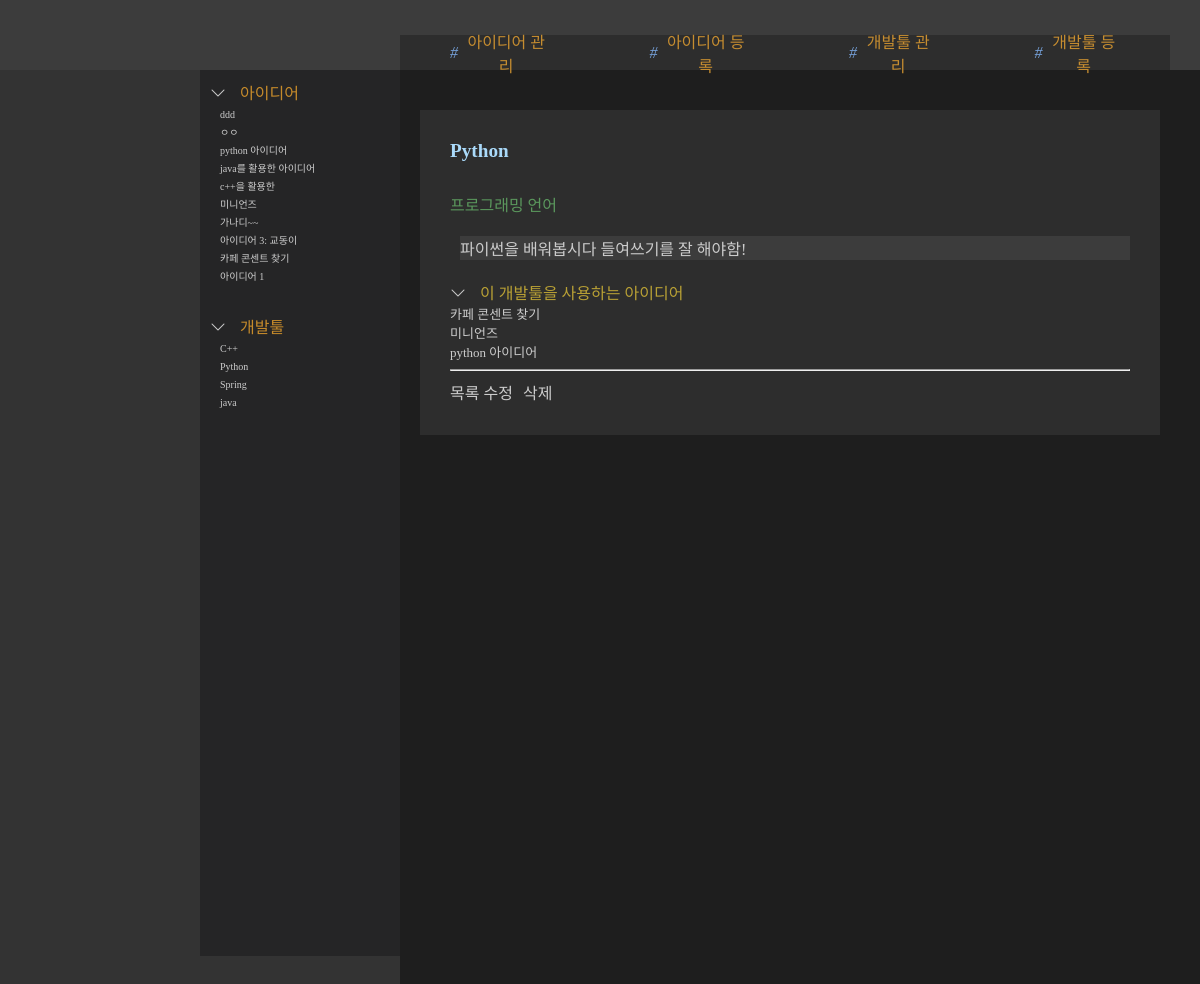
The page /devtools/2/ on the database its author committed.
### ideaapp/models.py (models this page shows, shortened)
class Idea(models.Model):
    title = models.CharField(max_length=100)
    image = models.ImageField(upload_to="ideas/", blank=True, null=True)
    content = models.TextField()
    interest = models.IntegerField(default=0)
    devtool = models.ForeignKey( #하나의 아이디어는 하나 이상의 개발툴을 가진다.
        DevTool,
        on_delete=models.PROTECT, #이 개발툴을 사용하는 아이디어가 잇으면, 개발툴을 삭제하지 못함
        related_name="ideas"  #나중에 개발툴 상세페이지에서 해당 개발툴을 사용하는 아이디어를 불러올 수 잇음
    )
    created_at = models.DateTimeField(auto_now_add=True)

class DevTool(models.Model):
    name = models.CharField(max_length=50, unique=True)
    kind = models.CharField(max_length=50)
    content = models.TextField(blank=True)

### ideaapp/views.py (the view)
# urls.py: path("devtools/<int:pk>/", views.devtool_detail, name="devtool_detail"),#상세페이지
def devtool_detail(request, pk):
    devtool = get_object_or_404(DevTool, pk=pk)
    ideas = devtool.ideas.all()
    return render(request, "ideaapp/devtool_detail.html", {"devtool": devtool, "ideas": ideas})

### ideaapp/context_processors.py (called while the page is built)
def sidebar_lists(request):
    return {
        "sidebar_ideas": Idea.objects.order_by("-created_at")[:20],  # 최근 20개
        "sidebar_devtools": DevTool.objects.order_by("name")[:50],   # 이름순 50개
    }

### ideaapp/templates/ideaapp/devtool_detail.html (shortened to what this page needs)
{% extends "ideaapp/base.html" %}
{% load static %}
{%block add_css %}
    <link rel="stylesheet" href="{% static 'ideaapp/devtool_detail.css' %}">
{% endblock %}
{% block itembox %}
<div class="container">
  <h1 class="title">{{ devtool.name }}</h1>
  <p class = "kind">{{ devtool.kind }}</p>
<p class = "devtool_content">{{ devtool.content }}</p>
<h3 ><i class="bi bi-chevron-down"></i>이 개발툴을 사용하는 아이디어</h3>
<ul class = "box">
  {% for idea in ideas %}
  <li >
    <a href="{% url 'ideaapp:idea_detail' idea.pk %}">
      {{ idea.title }}
    </a>
  </li>
  {% empty %}
  <li>아직 없습니다.</li>
  {% endfor %}
</ul>
<hr>
<a href="{% url 'ideaapp:devtool_list' %}" class = "btn"> 목록</a>
<a href="{% url 'ideaapp:devtool_edit' devtool.pk %}" class = "btn"> 수정</a>
<form action="{% url 'ideaapp:devtool_delete' devtool.pk %}" method="post" style="display:inline;">
  <button type="submit" class = "delete-btn">삭제</button>
</form>
</div>
{% endblock %}

### ideaapp/templates/ideaapp/base.html (shortened to what this page needs)
<!DOCTYPE html>
<html lang="ko">
    <head>
        {% load static %}
    <link rel="stylesheet" href="{% static 'ideaapp/reset.css' %}">
    <link rel="stylesheet" href="{% static 'ideaapp/style.css' %}">
    <link href="https://cdn.jsdelivr.net/npm/bootstrap-icons@1.11.3/font/bootstrap-icons.css" rel="stylesheet">
    {%block add_css %}{%endblock%}
</head>
<body>
    <div class="layout">
        <nav class = "navbar">
            <div class="logo">
                <a href="{% url 'ideaapp:idea_list' %}"></a>
            </div>
            <div class="a_box">
                <a href="{% url 'ideaapp:idea_list' %}"class = "idea_list"><span class = "italic">#   </span> 아이디어 관리</a>
                <a href="{% url 'ideaapp:idea_create' %}" class = "idea_form"><span class = "italic">#   </span> 아이디어 등록</a>
                <a href="{% url 'ideaapp:devtool_list' %}" class = "devtool_list"><span class = "italic">#   </span> 개발툴 관리</a>
                <a href="{% url 'ideaapp:devtool_create' %}" class = "devtool_form"><span class = "italic">#   </span> 개발툴 등록</a>
            </div>
        </nav>
        <aside class="sidebar">
            <ul class="sidebar-devtool">
                <p class="sidebar-title">
                    <i class="bi bi-chevron-down"></i>아이디어
                </p>
                {% for idea in sidebar_ideas %}
                <li>
                    <a href="{% url 'ideaapp:idea_detail' idea.pk %}">{{ idea.title }}</a>
                </li>
                {% endfor %}
            </ul>
            <ul class="sidebar-devtool">
                <p class="sidebar-title">
                    <i class="bi bi-chevron-down"></i>개발툴
                </p>
                {% for d in sidebar_devtools %}
                <li>
                    <a href="{% url 'ideaapp:devtool_detail' d.pk %}">{{ d.name }}</a>
                </li>
                {% endfor %}
            </ul>
        </aside>
        <main class="content">
            <div class="itembox">
                {% block itembox %}base itembox  {% endblock %}
            </div>
        </main>
    </div>
</body>
</html>

### ideaapp/static/ideaapp/style.css (style rules this page uses)
body { margin: 0; background-color: beige; }
.layout { display: flex; padding-top: 70px; min-height: 100vh; background-color: #333333; }
.navbar { background-color: #3c3c3c; position: fixed; top: 0; left: 0; width: 100%; height: 70px; z-index: 1000; display: flex; text-align: center; }
.logo { padding: 0px 60px; background-image: url(https://code.visualstudio.com/assets/updates/1_35/logo-stable.png); background-size: 50px 50px; background-repeat: no-repeat; width: 14px; height: 90%; margin-left: 230px; margin-top:10px; }
.a_box { margin:auto 30px; margin-left: 36px; margin-top: 35px ; margin-bottom: 0; background-color:#2d2d2d ; display:flex; align-items: center; }
.idea_list, .idea_form, .devtool_list, .devtool_form { display:flex; align-items: center; }
.navbar a { text-decoration:none ; color:inherit; color:#c68d30; padding: 0 50px; height: 100%; }
.italic { font-style: italic; color:#75a0d8; padding-right: 5px; }
.sidebar { background-color: #252526; flex: 0 0 150px; width: 7%; padding: 10px; margin: 30px 30px; margin-top: 0px; margin-left: 200px; margin-right: 0; padding-right: 40px; position: sticky; top: 130px; height: calc(100vh - -66px); }
.sidebar-idea, .sidebar-devtool { margin-bottom: 30px; color:#c68b2b; }
.sidebar-idea, .sidebar-devtool { list-style: none; }
.sidebar-idea li, .sidebar-devtool li { padding-left: 10px; color:#cccccc; }
.sidebar-idea a, .sidebar-devtool a { text-decoration: none; color: inherit; font-size: 10px; }
.bi-chevron-down { color:#cccccc; padding-right: 7px; margin-right: 7px; }
.content { background-color: #1e1e1e; flex: 1; min-width: 0; padding: 20px; padding-left: 0px; }
.itembox { margin: 20px; }

### ideaapp/static/ideaapp/devtool_detail.css (style rules this page uses)
.container { background-color: #2d2d2d; color:#cccccc; padding:30px; padding-top:0; }
.title { color:#aadafa; font-size: larger; font-weight: 800; padding:30px 0; }
.kind { color:#5b985d; }
.devtool_content { background-color: #3c3c3c; margin: 20px 0; margin-left: 10px; }
h3 { color:#b9a135; }
li { list-style: none; }
li a { text-decoration: none; color:inherit; font-size: small; }
.btn { text-decoration: none; color:inherit; }
.delete-btn { background: transparent; border: none; color:#cccccc; font-size:16px; }

### rows shown on the page
Idea: title "ddd"
Idea: title "ㅇㅇ"
Idea: title "python 아이디어"
Idea: title "java를 활용한 아이디어"
Idea: title "c++을 활용한"
Idea: title "미니언즈"
Idea: title "가나디~~"
Idea: title "아이디어 3: 교동이"
Idea: title "카페 콘센트 찾기"
Idea: title "아이디어 1"
DevTool: name "C++"
DevTool: name "Python", kind "프로그래밍 언어", content "파이썬을 배워봅시다 들여쓰기를 잘 해야함!"
DevTool: name "Spring"
DevTool: name "java"
